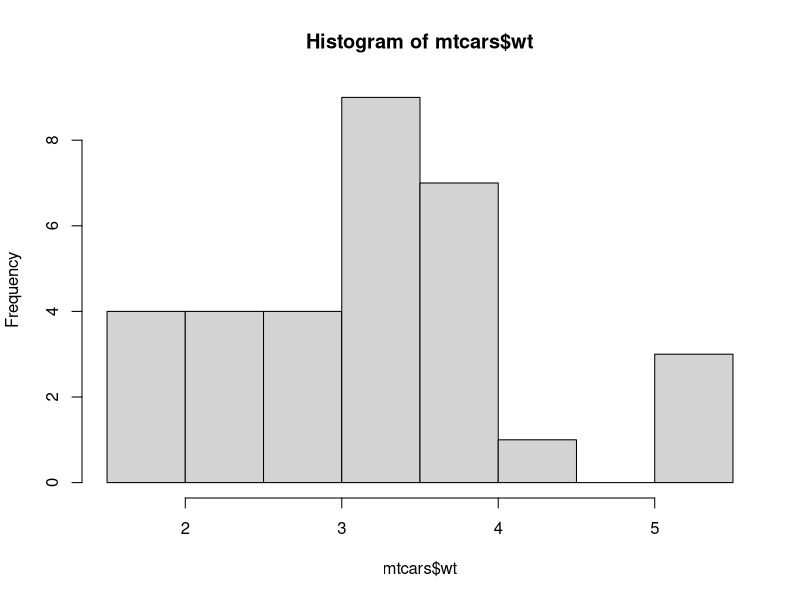
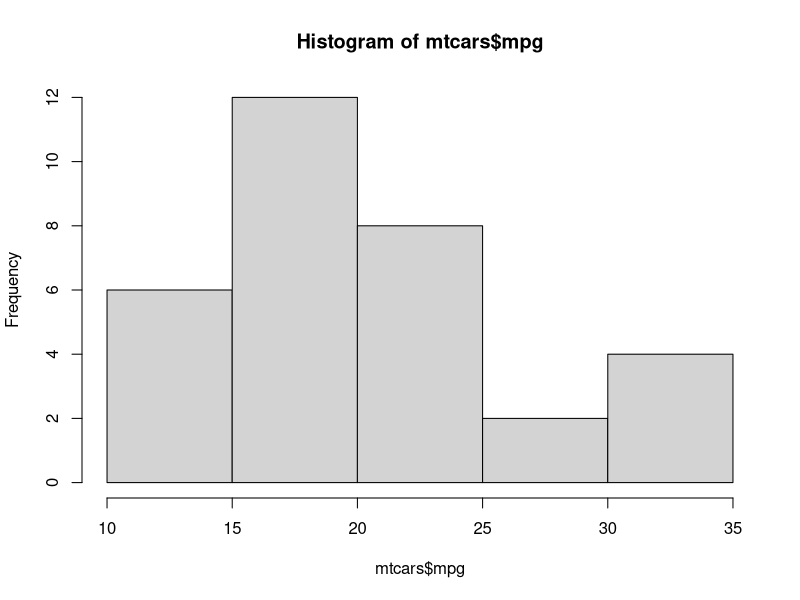
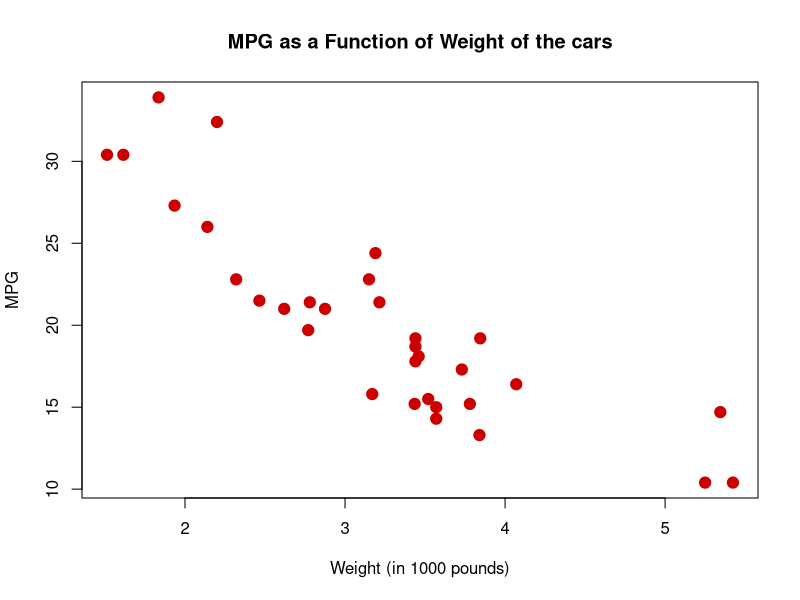

Here is the R script that generated these plots, in order:
library(datasets)
?mtcars
head(mtcars)
#plots
hist(mtcars$wt)
hist(mtcars$mpg)
plot(mtcars$wt, mtcars$mpg,
 pch = 19,  # for solid circle
cex = 1.5 ,  # Make 150% size
col = '#cc0000', #Red
main = "MPG as a Function of Weight of the cars",
xlab = "Weight (in 1000 pounds)",
ylab = "MPG")
# the end 